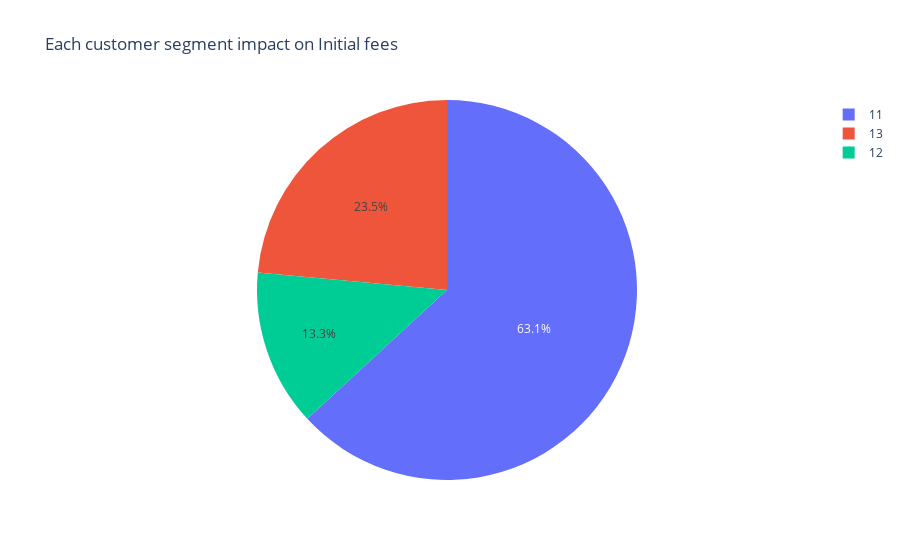

Source (notebook cell):
### Markdown cell above
# Visual Graph exploration

### Code cell
# Initial fees collected from Customer segment 

fig = px.pie(clean_data, values='initial_fee_level', 
             names='customer_segment',
             title = "Each customer segment impact on Initial fees")
fig.show()

clean_data.groupby('customer_segment').mean()
#fig.write_html("graph/Each customer segment impact on Initial fees.html")

'''
Result - From the  graph 11 brings in more money

'''

### Figure 1 — Plotly figure (JSON) as saved in the notebook; plotly's stock layout.template omitted (floating-point values rounded to 4 significant figures; data arrays with more than 128 entries replaced by an {"elided": "..."} marker saying what was removed)
{"data": [{"domain": {"x": [0, 1], "y": [0, 1]}, "hovertemplate": "customer_segment=%{label}<br>initial_fee_level=%{value}<extra></extra>", "labels": {"elided": "889 int values"}, "legendgroup": "", "name": "", "showlegend": true, "type": "pie", "values": {"elided": "889 float values"}}], "layout": {"legend": {"tracegroupgap": 0}, "title": {"text": "Each customer segment impact on Initial fees"}}}
